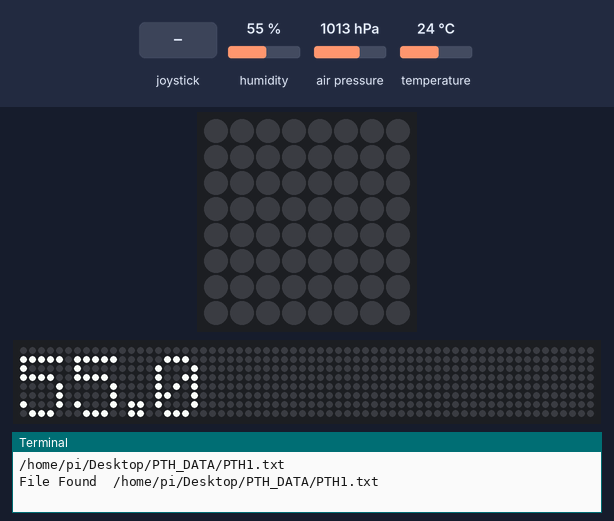
The program below on a simulated Raspberry Pi (BCM pin numbers) with a Sense HAT. Shown: the Sense HAT's 8×8 RGB LED matrix, a strip that is not on the board, showing the scrolling text unrolled, the last lines printed to the terminal. Inputs (shaded band) come from the test bench; at power-on: humidity 55 %, air pressure 1013 hPa, temperature 24 °C. Files the program writes start out absent; the 64×8 strip is a reading aid, not a part: it shows the text the matrix is scrolling, unrolled, one strip-width of it at a time; the run ends when the program shuts the computer down; the clock reads 2024-03-15 10:24:30 at power-on unless the program sets it. At 21.0 s the program puts the board to deep sleep or switches it off; the recording ends there.

Above: at 12.6 s.
14.1 s: joystick pushed up
At 14.21 s:
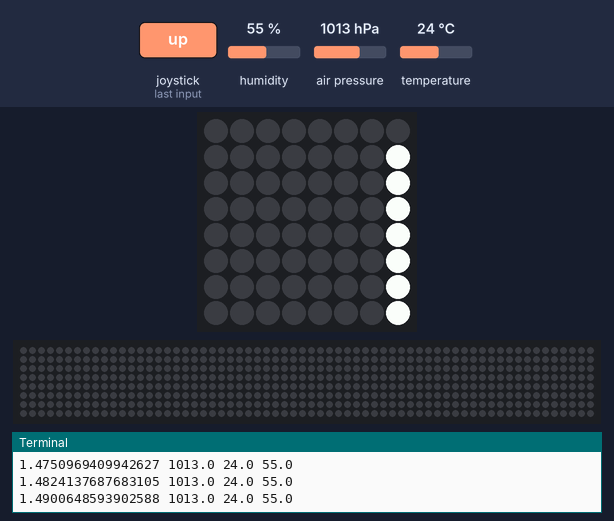
At 14.8 s:
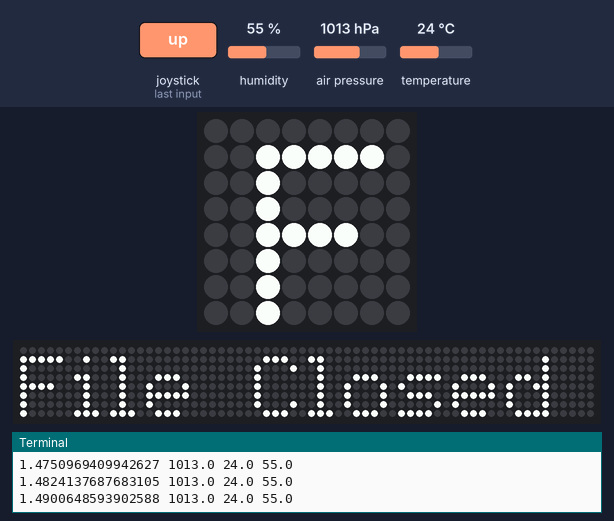

Measured:
- after the input at 14.1 s, the LEDs: change after 0.11 s (image 1)

The program:

FAST_HAT.py
```python
#Import the sense_hat module
from sense_hat import SenseHat as S
import time
import datetime
import os.path
import sys
import os

def ShortenDigits(val):
    s_val = str(val)
    s_split = s_val.split('.')
    decimals = '0'
    if len(s_split) > 1:
        decimals = s_split[1]
        if len(decimals) > 2:
            decimals = decimals[0:2]
    return s_split[0] + '.' + decimals

def getPTH():
    pressure = sense.get_pressure()
    temperature = sense.get_temperature()
    humidity = sense.get_humidity()
    return pressure,temperature,humidity


#Now we need a while loop to loop forever for now let's set a counter and only do 10 steps
#this controls the leds
X = [255,0,0]
O = [0, 0 ,0]

matrix = [
X,O,O,O,O,O,O,O,
O,O,O,O,O,O,O,O,
O,O,O,O,O,O,O,O,
O,O,O,O,O,O,O,O,
O,O,O,O,O,O,O,O,
O,O,O,O,O,O,O,O,
O,O,O,O,O,O,O,O,
O,O,O,O,O,O,O,O,
]

matrix2 = [
O,O,O,O,O,O,O,O,
O,O,O,O,O,O,O,O,
O,O,O,O,O,O,O,O,
O,O,O,O,O,O,O,O,
O,O,O,O,O,O,O,O,
O,O,O,O,O,O,O,O,
O,O,O,O,O,O,O,O,
O,O,O,O,O,O,O,O,
]

#Initialize the sensor
sense = S()
sense.clear()

#Open a file for writing
file_found = 0
ctr = 0
max_filename = 1000
while not file_found:
    ctr += 1
    if max_filename == ctr:
        sense.show_message("Ran out of filenames")
        sys.exit()
    filename = '/home/pi/Desktop/PTH_DATA/PTH'+str(ctr)+'.txt'
    print(filename)
    if os.path.isfile(filename):
        print('File exists...skipping')
    else:
        file_found = 1
print('File Found ',filename)

#All systems go
sense.show_message('PTH'+str(ctr))

outfile = open(filename,'w+') #+ means append

#time.sleep(2) #Sleep for 2 seconds to make sure

#Poll pressure, temperature and humidity and spit to show_message to make sure everything is working
pressure = 0.0
while abs(pressure) < 500:
	pressure,temperature,humidity = getPTH()
sense.show_message(ShortenDigits(pressure))
sense.show_message(ShortenDigits(temperature))
sense.show_message(ShortenDigits(humidity))

ctr = 0
sp = " "
button_pressed = False
#Initialize timer
t0 = time.time()
while not button_pressed:
    ctr += 1
    p,t,h = getPTH()
    elapsed_time = time.time()-t0
    print(elapsed_time,p,t,h)
    output = str(elapsed_time) + sp + str(p) + sp + str(t) + sp + str(h) + sp + '\n'
    outfile.write(output)
    outfile.flush()
    #Check for button press
    for event in sense.stick.get_events():
	button_pressed = True
    if ctr % 10 == 0: #makes the red led blink every 100 data points recorded
        sense.set_pixels(matrix)
    else:
        sense.set_pixels(matrix2)

outfile.close()

sense.show_message("File Closed")

os.system('shutdown now')
```
